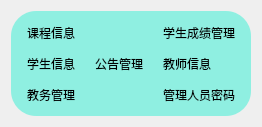
      <widget class="QWidget" name="adminPage">
       <property name="sizePolicy">
        <sizepolicy hsizetype="Preferred" vsizetype="Preferred">
         <horstretch>0</horstretch>
         <verstretch>0</verstretch>
        </sizepolicy>
       </property>
       <layout class="QGridLayout" name="gridLayout_13">
        <item row="0" column="0">
         <widget class="QWidget" name="widget_11" native="true">
          <property name="styleSheet">
           <string notr="true">#widget_11{

	background-color: rgba(104, 240, 220,180);
border-radius:25px;
}</string>
          </property>
          <layout class="QGridLayout" name="gridLayout_12">
           <item row="1" column="1">
            <widget class="QToolButton" name="NoteInfo_2">
             <property name="text">
              <string>公告管理</string>
             </property>
             <property name="icon">
              <iconset resource="resoursces.qrc">
               <normaloff>:/icon/resource/icon/people.png</normaloff>:/icon/resource/icon/people.png</iconset>
             </property>
             <property name="iconSize">
              <size>
               <width>80</width>
               <height>80</height>
              </size>
             </property>
             <property name="toolButtonStyle">
              <enum>Qt::ToolButtonTextUnderIcon</enum>
             </property>
             <property name="autoRaise">
              <bool>true</bool>
             </property>
            </widget>
           </item>
           <item row="0" column="0">
            <widget class="QToolButton" name="courseInfo_2">
             <property name="text">
              <string>课程信息</string>
             </property>
             <property name="icon">
              <iconset resource="resoursces.qrc">
               <normaloff>:/icon/resource/icon/people.png</normaloff>:/icon/resource/icon/people.png</iconset>
             </property>
             <property name="iconSize">
              <size>
               <width>80</width>
               <height>80</height>
              </size>
             </property>
             <property name="toolButtonStyle">
              <enum>Qt::ToolButtonTextUnderIcon</enum>
             </property>
             <property name="autoRaise">
              <bool>true</bool>
             </property>
            </widget>
           </item>
           <item row="2" column="2">
            <widget class="QToolButton" name="PassKeyInfo_2">
             <property name="text">
              <string>管理人员密码</string>
             </property>
             <property name="icon">
              <iconset resource="resoursces.qrc">
               <normaloff>:/icon/resource/icon/people.png</normaloff>:/icon/resource/icon/people.png</iconset>
             </property>
             <property name="iconSize">
              <size>
               <width>80</width>
               <height>80</height>
              </size>
             </property>
             <property name="toolButtonStyle">
              <enum>Qt::ToolButtonTextUnderIcon</enum>
             </property>
             <property name="autoRaise">
              <bool>true</bool>
             </property>
            </widget>
           </item>
           <item row="1" column="2">
            <widget class="QToolButton" name="teacherInfo_2">
             <property name="text">
              <string>教师信息</string>
             </property>
             <property name="icon">
              <iconset resource="resoursces.qrc">
               <normaloff>:/icon/resource/icon/people.png</normaloff>:/icon/resource/icon/people.png</iconset>
             </property>
             <property name="iconSize">
              <size>
               <width>80</width>
               <height>80</height>
              </size>
             </property>
             <property name="toolButtonStyle">
              <enum>Qt::ToolButtonTextUnderIcon</enum>
             </property>
             <property name="autoRaise">
              <bool>true</bool>
             </property>
            </widget>
           </item>
           <item row="2" column="0">
            <widget class="QToolButton" name="ManageWork_2">
             <property name="text">
              <string>教务管理</string>
             </property>
             <property name="icon">
              <iconset resource="resoursces.qrc">
               <normaloff>:/icon/resource/icon/people.png</normaloff>:/icon/resource/icon/people.png</iconset>
             </property>
             <property name="iconSize">
              <size>
               <width>80</width>
               <height>80</height>
              </size>
             </property>
             <property name="toolButtonStyle">
              <enum>Qt::ToolButtonTextUnderIcon</enum>
             </property>
             <property name="autoRaise">
              <bool>true</bool>
             </property>
            </widget>
           </item>
           <item row="0" column="2">
            <widget class="QToolButton" name="StuScoreMa_1">
             <property name="text">
              <string>学生成绩管理</string>
             </property>
             <property name="icon">
              <iconset resource="resoursces.qrc">
               <normaloff>:/icon/resource/icon/people.png</normaloff>:/icon/resource/icon/people.png</iconset>
             </property>
             <property name="iconSize">
              <size>
               <width>80</width>
               <height>80</height>
              </size>
             </property>
             <property name="toolButtonStyle">
              <enum>Qt::ToolButtonTextUnderIcon</enum>
             </property>
             <property name="autoRaise">
              <bool>true</bool>
             </property>
            </widget>
           </item>
           <item row="1" column="0">
            <widget class="QToolButton" name="studentInfo_2">
             <property name="text">
              <string>学生信息</string>
             </property>
             <property name="icon">
              <iconset resource="resoursces.qrc">
               <normaloff>:/icon/resource/icon/people.png</normaloff>:/icon/resource/icon/people.png</iconset>
             </property>
             <property name="iconSize">
              <size>
               <width>80</width>
               <height>80</height>
              </size>
             </property>
             <property name="toolButtonStyle">
              <enum>Qt::ToolButtonTextUnderIcon</enum>
             </property>
             <property name="autoRaise">
              <bool>true</bool>
             </property>
            </widget>
           </item>
          </layout>
         </widget>
        </item>
       </layout>
      </widget>
